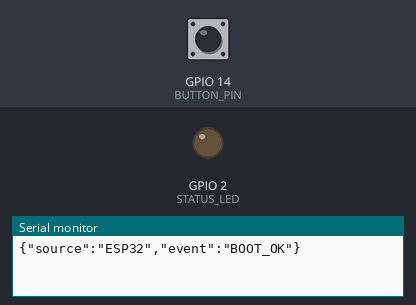
Bench run of a sketch on a simulated ESP32. Parts: output pins drawn as LEDs (lit = HIGH), the last lines printed to the serial monitor. The test bench sets the inputs (shaded band); at power-on: GPIO 14 (BUTTON_PIN) HIGH.

Above: at 1.2 s.
1.3 s: GPIO 14 (BUTTON_PIN) pulled LOW for 0.15 s
At 1.36 s:
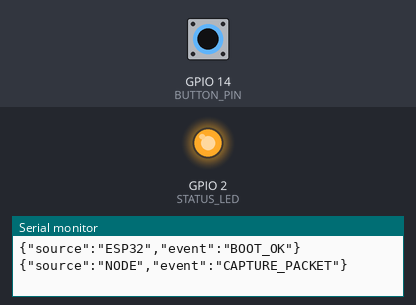
Timing chart, 0 to 4.3 s (numbered marks = the images above; inputs shaded):
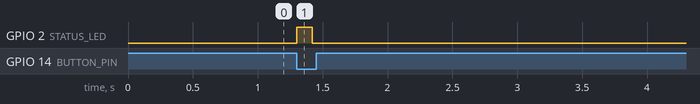

The sketch:

cortex_node.ino
```cpp
#include <Arduino.h>
#include <driver/i2s.h>
constexpr int BUTTON_PIN=14, STATUS_LED=2, I2S_WS=25, I2S_SCK=26, I2S_SD=33;
volatile bool captureRequested=false;
void IRAM_ATTR onCaptureButton(){captureRequested=true;}
void setup(){Serial.begin(115200);pinMode(BUTTON_PIN,INPUT_PULLUP);pinMode(STATUS_LED,OUTPUT);attachInterrupt(digitalPinToInterrupt(BUTTON_PIN),onCaptureButton,FALLING);Serial.println("{\"source\":\"ESP32\",\"event\":\"BOOT_OK\"}");}
void loop(){if(!captureRequested)return;captureRequested=false;digitalWrite(STATUS_LED,HIGH);Serial.println("{\"source\":\"NODE\",\"event\":\"CAPTURE_PACKET\"}");delay(120);digitalWrite(STATUS_LED,LOW);}
```

Measured:
- after the input at 1.3 s, GPIO 2 (STATUS_LED): LOW → HIGH at once, → LOW 0.12 s later
